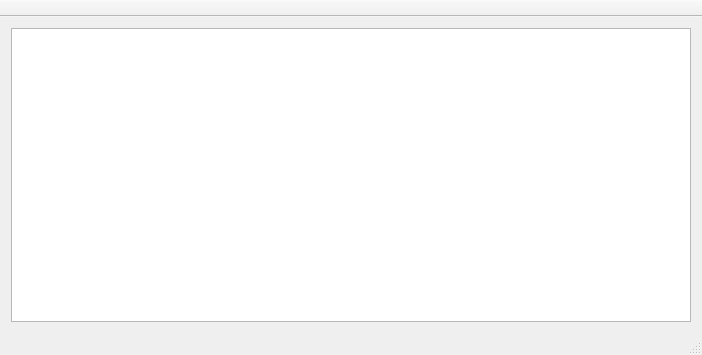
<?xml version="1.0" encoding="UTF-8"?>
<ui version="4.0">
 <class>MainWindow</class>
 <widget class="QMainWindow" name="MainWindow">
  <property name="geometry">
   <rect>
    <x>0</x>
    <y>0</y>
    <width>702</width>
    <height>355</height>
   </rect>
  </property>
  <property name="contextMenuPolicy">
   <enum>Qt::NoContextMenu</enum>
  </property>
  <property name="windowTitle">
   <string>Librevault</string>
  </property>
  <property name="windowIcon">
   <iconset resource="../resources/mainwindow.qrc">
    <normaloff>:/branding/librevault_icon.svg</normaloff>:/branding/librevault_icon.svg</iconset>
  </property>
  <property name="toolButtonStyle">
   <enum>Qt::ToolButtonFollowStyle</enum>
  </property>
  <property name="unifiedTitleAndToolBarOnMac">
   <bool>true</bool>
  </property>
  <widget class="QWidget" name="centralWidget">
   <layout class="QGridLayout" name="gridLayout">
    <item row="0" column="0">
     <widget class="QTreeView" name="treeView">
      <property name="indentation">
       <number>0</number>
      </property>
      <property name="rootIsDecorated">
       <bool>false</bool>
      </property>
      <property name="uniformRowHeights">
       <bool>true</bool>
      </property>
      <property name="allColumnsShowFocus">
       <bool>true</bool>
      </property>
     </widget>
    </item>
   </layout>
  </widget>
  <widget class="QToolBar" name="toolBar">
   <property name="windowTitle">
    <string notr="true">toolBar</string>
   </property>
   <property name="movable">
    <bool>false</bool>
   </property>
   <property name="floatable">
    <bool>false</bool>
   </property>
   <attribute name="toolBarArea">
    <enum>TopToolBarArea</enum>
   </attribute>
   <attribute name="toolBarBreak">
    <bool>false</bool>
   </attribute>
  </widget>
  <widget class="QStatusBar" name="statusBar"/>
 </widget>
 <layoutdefault spacing="6" margin="11"/>
 <tabstops>
  <tabstop>treeView</tabstop>
 </tabstops>
 <resources>
  <include location="../resources/mainwindow.qrc"/>
 </resources>
 <connections/>
</ui>
